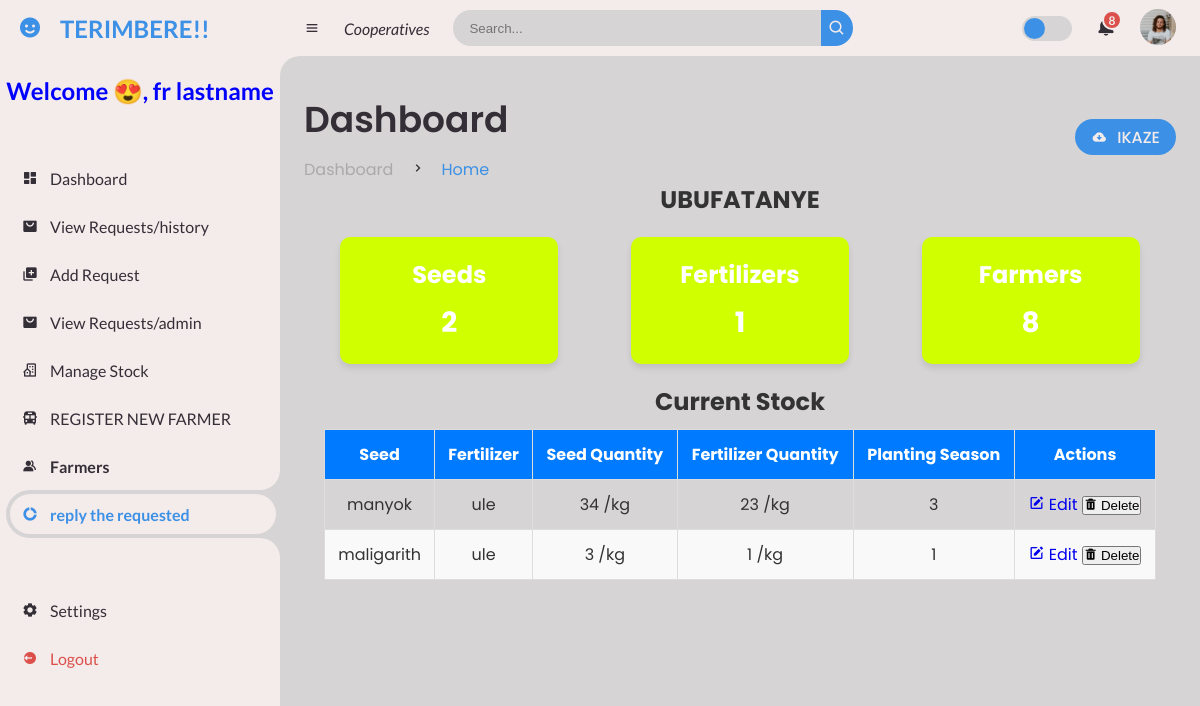
The page /admin_dashboard/ (signed in) on the database its author committed.
### myapp/models.py (models this page shows, shortened)
class Farmer(models.Model):
    firstname = models.CharField(max_length=100)
    lastname = models.CharField(max_length=150, blank=True)  # Last name for identification
    contact = models.CharField(max_length=150, unique=True)  # Unique contact information
    password = models.CharField(max_length=128)  # Store hashed password
    address = models.TextField(blank=True, null=True)  # Optional address field
    created_at = models.DateTimeField(null=True)  # Timestamp for when the farmer was added
    class Meta:
        unique_together = ['contact']  # Ensure contact is unique

class Stock(models.Model):
    seed = models.CharField(max_length=100, null=True, blank=True)  # Name of the seed
    fertilizer = models.CharField(max_length=100, null=True, blank=True)  # Name of the fertilizer
    seedquantity = models.IntegerField(null=True, blank=True)  # Optional quantity
    fertilizerquantity = models.IntegerField(null=True, blank=True)  # Optional quantity
    planting_season = models.CharField(max_length=50)

### myapp/views.py (the view)
# urls.py: path('admin_dashboard/', FarmersDashboardView.as_view(), name='admin_dashboard'),
class FarmersDashboardView(View):
    def get(self, request):
        if is_farmer_authenticated(request):
            farmer = get_logged_farmer(request)
            farmer_count = Farmer.objects.count()
            seed_count = Stock.objects.filter(seed__isnull=False).values('seed').distinct().count()
            fertilizer_count = Stock.objects.filter(fertilizer__isnull=False).values('fertilizer').distinct().count()
            stocks = Stock.objects.all()
            return render(request, 'myapp/admin_dashboard.html', {
                'farmer': farmer,
                'farmer_count': farmer_count,
                'seed_count': seed_count,
                'fertilizer_count': fertilizer_count,
                'stocks': stocks,
            })
        return redirect('agronomist_login')  # Redirect if not authenticated

### myapp/utils.py (called while the page is built)
def is_farmer_authenticated(request):
    return request.session.get('farmer_id') is not None

def get_logged_farmer(request):
    if is_farmer_authenticated(request):
        return Farmer.objects.get(id=request.session['farmer_id'])
    return None

### myapp/templates/myapp/admin_dashboard.html (shortened to what this page needs)
{% load static %}
<!DOCTYPE html>
<html lang="en">
<head>
    <link href='https://unpkg.com/boxicons@2.0.9/css/boxicons.min.css' rel='stylesheet'>
    <link rel="stylesheet" href="{% static 'css/analytics.css' %}">
</head>
<body>
    <section id="sidebar">
        <a href="#" class="brand">
            <i class='bx bxs-smile'></i>
            <span class="text">TERIMBERE!!</span>
        </a>
        <h1 style="color: blue;">Welcome 😍, {{ farmer.firstname }} {{ farmer.lastname }}</h1>
        <ul class="side-menu top">
            <li>
                <a href="#" class="dynamic-link" data-url="{% url 'index' %}">
                    <i class='bx bxs-dashboard'></i>
                    <span class="text">Dashboard</span>
                </a>
            </li>
            <li>
                <a href="#" class="dynamic-link" data-url="{% url 'view_requests' %}">
                    <i class='bx bxs-shopping-bag-alt'></i>
                    <span class="text">View Requests/history</span>
                </a>
            </li>
            <li>
                <a href="#" class="dynamic-link" data-url="{% url 'addrequests' %}">
                    <i class='bx bxs-add-to-queue'></i>
                    <span class="text">Add Request</span>
                </a>
            </li>
            {% if user.username != 'niyonzima@farmer' %}
            <li>
                <a href="#" class="dynamic-link" data-url="{% url 'view_requestsforadmin' %}">
                    <i class='bx bxs-shopping-bag-alt'></i>
                    <span class="text">View Requests/admin</span>
                </a>
            </li>
            {% endif %}
            <li>
                <a href="#" class="dynamic-link" data-url="{% url 'stock_management' %}">
                    <i class='bx bx-building-house'></i>
                    <span class="text">Manage Stock</span>
                </a>
            </li>
            <li>
                <a href="#" class="dynamic-link" data-url="{% url 'farmer_register' %}">
                    <i class='bx bxs-bus'></i>
                    <span class="text">REGISTER NEW FARMER</span>
                </a>
            </li>
            <li>
                <a href="#" class="dynamic-link" data-url="{% url 'farmer_management' %}">
                    <i class='bx bxs-group'></i>
                    <span class="text"><b>Farmers</b></span>
                </a>
            </li>
            <li class="active">
                <a href="#"class="dynamic-link" data-url="{% url 'view_requestsforadmin' %}">
                    <i class='bx bxs-doughnut-chart'></i>
                    <span class="text"><b>reply the requested</b></span>
                </a>
            </li>
        </ul>
        <ul class="side-menu">
            <li>
                <a href="#"class="dynamic-link" data-url="{% url 'settings' %}">
                    <i class='bx bxs-cog'></i>
                    <span class="text">Settings</span>
                </a>
            </li>
            <li>
                <a href="{% url 'index' %}" class="logout">
                    <i class='bx bxs-log-out-circle'></i>
                    <span class="text">Logout</span>
                </a>
            </li>
        </ul>
    </section>
    <section id="content">
        <nav>
            <i class='bx bx-menu'></i>
            <a href="#" class="nav-link"><i>Cooperatives</i></a>
            <form action="#">
                <div class="form-input">
                    <input type="search" placeholder="Search...">
                    <button type="submit" class="search-btn"><i class='bx bx-search'></i></button>
                </div>
            </form>
            <label for="switch-mode" class="switch-mode"></label>
            <a href="#" class="notification">
                <span class="num">8</span>
            </a>
            <a href="#" class="profile">
                <img src="{% static 'images/people.png' %}" alt="Profile">
            </a>
        </nav>
        <main>
            <div class="head-title">
                <div class="left">
                    <h1>Dashboard</h1>
                    <ul class="breadcrumb">
                        <li><a href="#">Dashboard</a></li>
                        <li><i class='bx bx-chevron-right'></i></li>
                        <li><a class="active" href="{% url 'index' %}">Home</a></li>
                    </ul>
                </div>
                <a href="#" class="btn-download">
                    <i class='bx bxs-cloud-download'></i>
                    <span class="text">IKAZE</span>
                </a>
            </div>
            <div id="dynamic-content">
                <h1>UBUFATANYE</h1>
                <div class="stats">
                    <div class="card">
                        <h2>Seeds</h2>
                        <p id="seed">{{ seed_count }}</p>
                    </div>
                    <div class="card">
                        <h2>Fertilizers</h2>
                        <p id="fertilizers">{{ fertilizer_count }}</p>
                    </div>
                    <div class="card">
                        <h2>Farmers</h2>
                        <p id="farmers">{{ farmer_count }}</p>
                    </div>
                </div>
                <div class="data-table">
                    <h2>Current Stock</h2>
                    <table class="table table-striped text-white">
                        <thead>
                            <tr>
                                <th>Seed</th>
                                <th>Fertilizer</th>
                                <th>Seed Quantity</th>
                                <th>Fertilizer Quantity</th>
                                <th>Planting Season</th>
                                <th>Actions</th>
                            </tr>
                        </thead>
                        <tbody>
                            {% for stock in stocks %}
                            <tr>
                                <td>{{ stock.seed }}</td>
                                <td>{{ stock.fertilizer }}</td>
                                <td>{{ stock.seedquantity }} /kg</td>
                                <td>{{ stock.fertilizerquantity }} /kg</td>
                                <td>{{ stock.planting_season }}</td>
                                <td>
                                    <a href="{% url 'edit_stock' stock.id %}" class="btn-edit">
                                        <i class='bx bxs-edit'></i> Edit
                                    </a>
                                    <form action="{% url 'delete_stock' stock.id %}" method="post" style="display:inline;">
                                        <button type="submit" class="btn-delete">
                                            <i class='bx bxs-trash'></i> Delete
                                        </button>
                                    </form>
                                </td>
                            </tr>
                            {% empty %}
                            <tr>
                                <td colspan="6" class="text-center">No stock records found.</td>
                            </tr>
                            {% endfor %}
                        </tbody>
                    </table>
                </div>
            </div>
        </main>
    </section>
</body>
</html>

### rows shown on the page
Farmer: firstname "fr", lastname "lastname"
Stock: seed "manyok", fertilizer "ule", seedquantity "34", fertilizerquantity "23", planting_season "3"
Stock: seed "maligarith", fertilizer "ule", seedquantity "3", fertilizerquantity "1", planting_season "1"

### other values the page prints
{{ seed_count }} "2"
{{ fertilizer_count }} "1"
{{ farmer_count }} "8"
